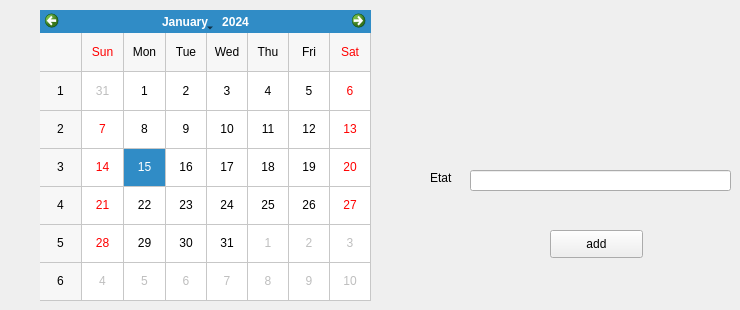
     <widget class="QWidget" name="tab_4">
      <property name="whatsThis">
       <string>&lt;html&gt;&lt;head/&gt;&lt;body&gt;&lt;p&gt;Calendier&lt;/p&gt;&lt;p&gt;&lt;br/&gt;&lt;/p&gt;&lt;/body&gt;&lt;/html&gt;</string>
      </property>
      <attribute name="title">
       <string>Calendier</string>
      </attribute>
      <widget class="QPushButton" name="pushButton_add">
       <property name="geometry">
        <rect>
         <x>550</x>
         <y>230</y>
         <width>93</width>
         <height>28</height>
        </rect>
       </property>
       <property name="text">
        <string>add</string>
       </property>
      </widget>
      <widget class="QLabel" name="label_29">
       <property name="geometry">
        <rect>
         <x>430</x>
         <y>170</y>
         <width>72</width>
         <height>15</height>
        </rect>
       </property>
       <property name="text">
        <string>Etat</string>
       </property>
      </widget>
      <widget class="QCalendarWidget" name="calendarWidget">
       <property name="geometry">
        <rect>
         <x>40</x>
         <y>10</y>
         <width>331</width>
         <height>291</height>
        </rect>
       </property>
       <property name="firstDayOfWeek">
        <enum>Qt::Sunday</enum>
       </property>
       <property name="gridVisible">
        <bool>true</bool>
       </property>
      </widget>
      <widget class="QLineEdit" name="lineEdit_id_avion_3">
       <property name="geometry">
        <rect>
         <x>470</x>
         <y>170</y>
         <width>261</width>
         <height>21</height>
        </rect>
       </property>
      </widget>
      <zorder>label_29</zorder>
      <zorder>calendarWidget</zorder>
      <zorder>pushButton_add</zorder>
      <zorder>lineEdit_id_avion_3</zorder>
     </widget>
